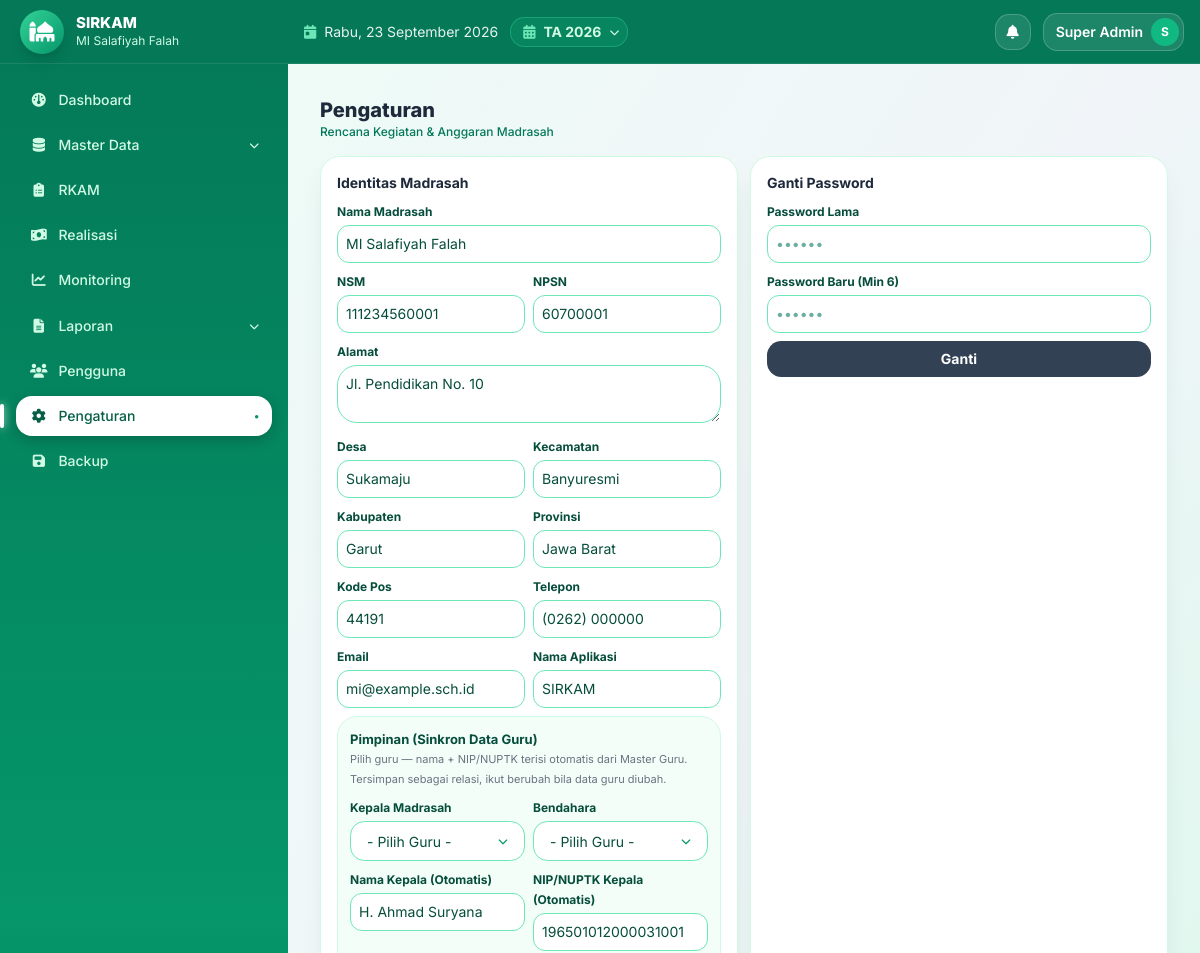
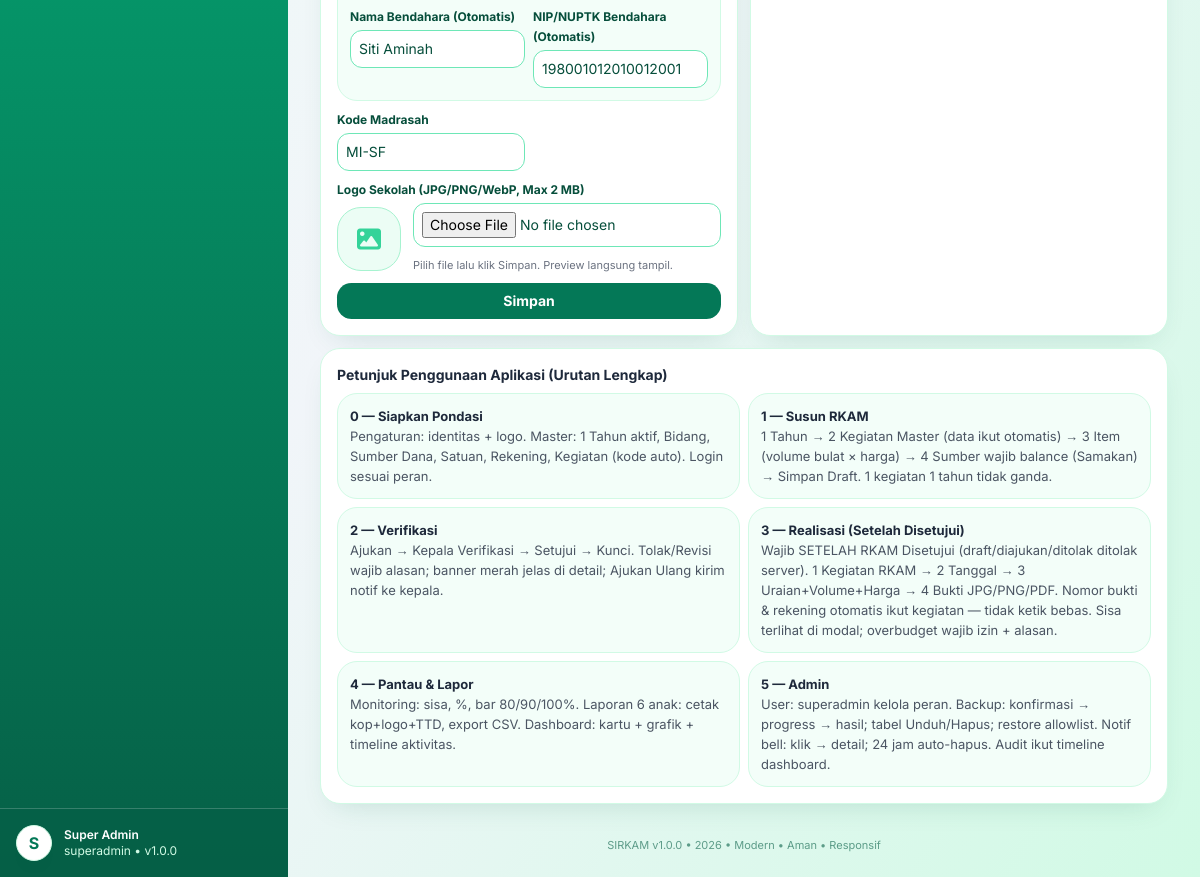
Page /pengaturan (signed in) on the committed database (2 pictures, top to bottom).
### tables this page shows
CREATE TABLE IF NOT EXISTS app_settings (
  id INT UNSIGNED AUTO_INCREMENT PRIMARY KEY,
  skey VARCHAR(100) NOT NULL UNIQUE,
  svalue TEXT NULL
);

CREATE TABLE IF NOT EXISTS madrasah (
  id INT UNSIGNED AUTO_INCREMENT PRIMARY KEY,
  nama_madrasah VARCHAR(150) NOT NULL DEFAULT 'MI Salafiyah',
  nsm VARCHAR(30) NULL,
  npsn VARCHAR(30) NULL,
  alamat TEXT NULL,
  desa VARCHAR(100) NULL,
  kecamatan VARCHAR(100) NULL,
  kabupaten VARCHAR(100) NULL,
  provinsi VARCHAR(100) NULL,
  kode_pos VARCHAR(10) NULL,
  email VARCHAR(100) NULL,
  telepon VARCHAR(30) NULL,
  nama_kepala VARCHAR(100) NULL,
  nip_kepala VARCHAR(50) NULL,
  kepala_guru_id INT UNSIGNED NULL,
  nama_bendahara VARCHAR(100) NULL,
  nip_bendahara VARCHAR(50) NULL,
  bendahara_guru_id INT UNSIGNED NULL,
  logo VARCHAR(255) NULL,
  created_at TIMESTAMP DEFAULT CURRENT_TIMESTAMP,
  updated_at TIMESTAMP DEFAULT CURRENT_TIMESTAMP ON UPDATE CURRENT_TIMESTAMP
);

CREATE TABLE IF NOT EXISTS tahun_anggaran (
  id INT UNSIGNED AUTO_INCREMENT PRIMARY KEY,
  tahun INT NOT NULL UNIQUE,
  tanggal_mulai DATE NULL,
  tanggal_selesai DATE NULL,
  status ENUM('draft','aktif','selesai','dikunci') NOT NULL DEFAULT 'draft',
  keterangan TEXT NULL,
  created_at TIMESTAMP DEFAULT CURRENT_TIMESTAMP,
  updated_at TIMESTAMP DEFAULT CURRENT_TIMESTAMP ON UPDATE CURRENT_TIMESTAMP,
  INDEX idx_tahun (tahun),
  INDEX idx_status (status)
);

### modules/pengaturan/index.php (the view, shortened to what the rows shown need)
<?php
$m=Helper::madrasah($pdo);
$app=Helper::setting($pdo,'app_name','SIRKAM');$km=Helper::setting($pdo,'kode_madrasah','MI-SF');
function lab($t,$n,$v,$ph=''){return '<div><label class="text-xs font-bold text-emerald-900">'.$t.'</label><input name="'.$n.'" value="'.Security::e($v??'').'" placeholder="'.$ph.'" class="w-full border rounded p-2 mt-1"></div>';}
?>
<div class="grid lg:grid-cols-2 gap-3">
<div class="bg-white p-4 rounded shadow text-sm"><b>Identitas Madrasah</b>
<form onsubmit="saveSet(event)" class="grid gap-2 mt-2">
<?=lab('Nama Madrasah','nama_madrasah',$m['nama_madrasah']??'','MI Salafiyah')?>
<div class="grid grid-cols-2 gap-2"><?=lab('NSM','nsm',$m['nsm']??'','111234560001')?><?=lab('NPSN','npsn',$m['npsn']??'','60700001')?></div>
<div><label class="text-xs font-bold text-emerald-900">Alamat</label><textarea name="alamat" placeholder="Jl. Pendidikan No. 10" class="w-full border rounded p-2 mt-1"><?=Security::e($m['alamat']??'')?></textarea></div>
<div class="grid grid-cols-2 gap-2"><?=lab('Desa','desa',$m['desa']??'')?><?=lab('Kecamatan','kecamatan',$m['kecamatan']??'')?><?=lab('Kabupaten','kabupaten',$m['kabupaten']??'')?><?=lab('Provinsi','provinsi',$m['provinsi']??'')?></div>
<div class="grid grid-cols-2 gap-2"><?=lab('Kode Pos','kode_pos',$m['kode_pos']??'','44191')?><?=lab('Telepon','telepon',$m['telepon']??'')?><?=lab('Email','email',$m['email']??'')?><?=lab('Nama Aplikasi','app_name',$app)?></div>
<div class="rounded-xl border border-emerald-100 bg-emerald-50/60 p-3">
<div class="grid grid-cols-2 gap-2 mt-2">
<div><label class="text-xs font-bold text-emerald-900">Nama Kepala (Otomatis)</label><input name="nama_kepala" id="nama_kepala" readonly value="<?=Security::e($m['nama_kepala']??'')?>" class="w-full border rounded p-2 mt-1 bg-gray-50"></div>
<div><label class="text-xs font-bold text-emerald-900">NIP/NUPTK Kepala (Otomatis)</label><input name="nip_kepala" id="nip_kepala" readonly value="<?=Security::e($m['nip_kepala']??'')?>" class="w-full border rounded p-2 mt-1 bg-gray-50"></div>
<div><label class="text-xs font-bold text-emerald-900">Nama Bendahara (Otomatis)</label><input name="nama_bendahara" id="nama_bendahara" readonly value="<?=Security::e($m['nama_bendahara']??'')?>" class="w-full border rounded p-2 mt-1 bg-gray-50"></div>
<div><label class="text-xs font-bold text-emerald-900">NIP/NUPTK Bendahara (Otomatis)</label><input name="nip_bendahara" id="nip_bendahara" readonly value="<?=Security::e($m['nip_bendahara']??'')?>" class="w-full border rounded p-2 mt-1 bg-gray-50"></div>
</div></div>
<div class="grid grid-cols-2 gap-2"><?=lab('Kode Madrasah','kode_madrasah',$km,'MI-SF')?></div>
<button class="bg-emerald-700 text-white rounded p-2 font-bold">Simpan</button></form></div>
</div>

### views/layouts/main.php (shortened to what the rows shown need)
<!DOCTYPE html><html lang="id"><head><meta charset="UTF-8"><meta name="viewport" content="width=device-width,initial-scale=1">
<script src="https://cdn.tailwindcss.com"></script><script src="https://cdn.jsdelivr.net/npm/sweetalert2@11"></script>
<link rel="stylesheet" href="https://cdnjs.cloudflare.com/ajax/libs/font-awesome/6.5.2/css/all.min.css">
</head>
<body class="bg-gradient-to-br from-emerald-50 via-slate-100 to-emerald-100 min-h-screen text-slate-800">
<?php $u=Auth::user(); $role=Auth::role(); if($role==='superadmin'){$notif=$pdo->query("SELECT COUNT(*) c FROM notifications WHERE is_read=0")->fetchColumn();}else{$nq=$pdo->prepare("SELECT COUNT(*) c FROM notifications WHERE is_read=0 AND (role_target=? OR role_target IS NULL OR role_target='' OR user_id=?)");$nq->execute([$role,Auth::id()]);$notif=$nq->fetchColumn();} $initial=strtoupper(substr($u['nama']??'U',0,1)); $mlogo=$pdo->query("SELECT logo,nama_madrasah FROM madrasah WHERE id=1")->fetch(); $appName=Helper::setting($pdo,'app_name','SIRKAM'); $appVer=Helper::setting($pdo,'sys_version',APP_VERSION); $thAktif=Helper::tahunAktif($pdo); $thList=$pdo->query("SELECT id,tahun,status FROM tahun_anggaran ORDER BY tahun DESC")->fetchAll(); ?>
<div class="flex min-h-screen">
<aside id="sidebar" class="bg-gradient-to-b from-emerald-700 via-emerald-600 to-emerald-800 text-white hidden md:flex flex-col no-print fixed md:sticky top-0 inset-y-0 left-0 z-40 w-72 h-screen shrink-0 overflow-hidden">
<div class="h-16 px-5 flex items-center gap-3 shrink-0 bg-emerald-700 border-b border-white/10">
<div class="min-w-0"><div class="font-extrabold text-[15px] leading-tight truncate"><?=Security::e($appName)?></div><div class="text-xs text-emerald-100 truncate"><?=Security::e($mlogo['nama_madrasah']??'')?></div></div></div>
<div class="p-4 border-t border-white/20 flex items-center gap-3 shrink-0 bg-emerald-800/60">
<div class="text-xs"><div class="font-semibold text-white"><?=Security::e($u['nama']??'')?></div><div class="text-emerald-100"><?=Security::e($role)?> • v<?=Security::e($appVer)?></div></div></div></aside>
<div class="flex-1 flex flex-col min-w-0 md:ml-0">
<header class="sticky top-0 z-20 bg-emerald-700 text-white px-4 h-16 flex items-center gap-3 no-print shrink-0 border-b border-white/10">
<?php $hari=['Senin','Selasa','Rabu','Kamis','Jumat','Sabtu','Minggu']; $bulan=[1=>'Januari','Februari','Maret','April','Mei','Juni','Juli','Agustus','September','Oktober','November','Desember']; ?>
<div class="hidden sm:flex items-center gap-2 text-white/90 text-sm"><i class="fa-solid fa-calendar-day text-emerald-300"></i><span><?=$hari[date('N')-1]?>, <?=date('j')?> <?=$bulan[(int)date('n')]?> <?=date('Y')?></span></div>
<div class="relative">
<button onclick="toggleTahun(event)" title="Tahun Anggaran Aktif" class="hidden sm:flex items-center gap-2 bg-emerald-500/20 border border-emerald-400/40 text-emerald-100 rounded-full pl-3 pr-2 py-1 text-sm hover:bg-emerald-500/30"><i class="fa-solid fa-calendar-days text-emerald-300"></i><span class="font-bold">TA <?=Security::e($thAktif['tahun']??'-')?></span><i class="fa-solid fa-chevron-down text-[10px]"></i></button>
</div>
<div class="ml-auto flex items-center gap-3 text-sm">
</div></header>
<main class="p-4 md:p-8 flex-1 max-w-7xl w-full mx-auto">
<div class="mb-4"><div class="font-extrabold text-xl text-slate-800"><?=Security::e($title??'')?></div><div class="text-xs text-emerald-700 font-medium">Rencana Kegiatan & Anggaran Madrasah</div></div>
<?=$content??''?></main>
<footer class="px-6 pb-6 text-center text-[11px] text-emerald-800/60 no-print"><?=Security::e($appName)?> v<?=Security::e($appVer)?> • <?=date('Y')?> • Modern • Aman • Responsif</footer></div></div>
</body></html>

### rows in the picture
app_settings: svalue "SIRKAM", app_name "SIRKAM"
madrasah: nama_madrasah "MI Salafiyah Falah", nsm "111234560001", npsn "60700001", alamat "Jl. Pendidikan No. 10", desa "Sukamaju", kecamatan "Banyuresmi", kabupaten "Garut", provinsi "Jawa Barat", kode_pos "44191", telepon "(0262) 000000", email "mi@example.sch.id", nama_kepala "H. Ahmad Suryana", nip_kepala "196501012000031001", nama_bendahara "Siti Aminah", nip_bendahara "198001012010012001"
app_settings: svalue "1.0.0"
tahun_anggaran: tahun "2026"
app_settings: kode_madrasah "MI-SF"

### other values in the picture
$initial "S"
Security::e($u['nama']??'') "Super Admin"
Security::e($role) "superadmin"
Security::e($title??'') "Pengaturan"
$t "Nama Madrasah NSM NPSN Desa Kecamatan Kabupaten Provinsi Kode Pos Telepon Email Nama Aplikasi Kode Madrasah"
$t "Kepala Madrasah Bendahara"
